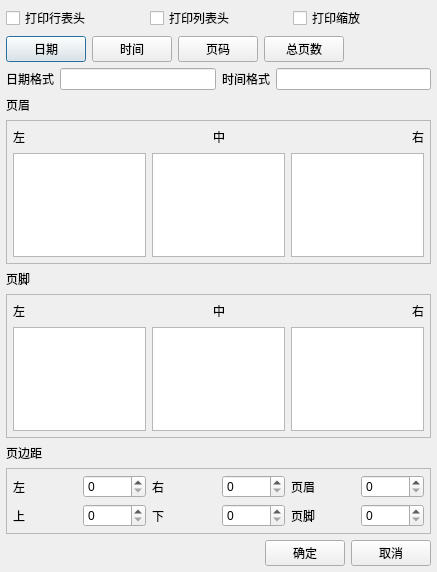
<?xml version="1.0" encoding="UTF-8"?>
<ui version="4.0">
 <class>CPrintConfigDialog</class>
 <widget class="QDialog" name="CPrintConfigDialog">
  <property name="geometry">
   <rect>
    <x>0</x>
    <y>0</y>
    <width>437</width>
    <height>572</height>
   </rect>
  </property>
  <property name="windowTitle">
   <string>打印设置</string>
  </property>
  <layout class="QVBoxLayout" name="verticalLayout_4">
   <property name="leftMargin">
    <number>6</number>
   </property>
   <property name="topMargin">
    <number>6</number>
   </property>
   <property name="rightMargin">
    <number>6</number>
   </property>
   <property name="bottomMargin">
    <number>6</number>
   </property>
   <item>
    <layout class="QHBoxLayout" name="horizontalLayout_14">
     <item>
      <widget class="QCheckBox" name="checkboxHorizontal">
       <property name="text">
        <string>打印行表头</string>
       </property>
      </widget>
     </item>
     <item>
      <widget class="QCheckBox" name="checkboxVertical">
       <property name="text">
        <string>打印列表头</string>
       </property>
      </widget>
     </item>
     <item>
      <widget class="QCheckBox" name="checkboxScale">
       <property name="text">
        <string>打印缩放</string>
       </property>
      </widget>
     </item>
    </layout>
   </item>
   <item>
    <layout class="QHBoxLayout" name="horizontalLayout_9">
     <item>
      <widget class="QPushButton" name="pushButtonDate">
       <property name="text">
        <string>日期</string>
       </property>
      </widget>
     </item>
     <item>
      <widget class="QPushButton" name="pushButtonTime">
       <property name="text">
        <string>时间</string>
       </property>
      </widget>
     </item>
     <item>
      <widget class="QPushButton" name="pushButtonPage">
       <property name="text">
        <string>页码</string>
       </property>
      </widget>
     </item>
     <item>
      <widget class="QPushButton" name="pushButtonPageCount">
       <property name="text">
        <string>总页数</string>
       </property>
      </widget>
     </item>
     <item>
      <spacer name="horizontalSpacer_6">
       <property name="orientation">
        <enum>Qt::Horizontal</enum>
       </property>
       <property name="sizeHint" stdset="0">
        <size>
         <width>40</width>
         <height>20</height>
        </size>
       </property>
      </spacer>
     </item>
    </layout>
   </item>
   <item>
    <layout class="QHBoxLayout" name="horizontalLayout_10">
     <item>
      <widget class="QLabel" name="label">
       <property name="text">
        <string>日期格式</string>
       </property>
      </widget>
     </item>
     <item>
      <widget class="QLineEdit" name="lineEditDateFormat"/>
     </item>
     <item>
      <widget class="QLabel" name="label_2">
       <property name="text">
        <string>时间格式</string>
       </property>
      </widget>
     </item>
     <item>
      <widget class="QLineEdit" name="lineEditTimeFormat"/>
     </item>
    </layout>
   </item>
   <item>
    <widget class="QLabel" name="label_9">
     <property name="text">
      <string>页眉</string>
     </property>
    </widget>
   </item>
   <item>
    <widget class="QFrame" name="frame">
     <property name="frameShape">
      <enum>QFrame::StyledPanel</enum>
     </property>
     <property name="frameShadow">
      <enum>QFrame::Raised</enum>
     </property>
     <layout class="QVBoxLayout" name="verticalLayout">
      <property name="leftMargin">
       <number>6</number>
      </property>
      <property name="topMargin">
       <number>6</number>
      </property>
      <property name="rightMargin">
       <number>6</number>
      </property>
      <property name="bottomMargin">
       <number>6</number>
      </property>
      <item>
       <layout class="QHBoxLayout" name="horizontalLayout_3">
        <item>
         <layout class="QHBoxLayout" name="horizontalLayout">
          <item>
           <widget class="QLabel" name="label_3">
            <property name="text">
             <string>左</string>
            </property>
           </widget>
          </item>
          <item>
           <spacer name="horizontalSpacer">
            <property name="orientation">
             <enum>Qt::Horizontal</enum>
            </property>
            <property name="sizeHint" stdset="0">
             <size>
              <width>40</width>
              <height>20</height>
             </size>
            </property>
           </spacer>
          </item>
         </layout>
        </item>
        <item>
         <widget class="QLabel" name="label_4">
          <property name="text">
           <string>中</string>
          </property>
          <property name="alignment">
           <set>Qt::AlignCenter</set>
          </property>
         </widget>
        </item>
        <item>
         <layout class="QHBoxLayout" name="horizontalLayout_2">
          <item>
           <spacer name="horizontalSpacer_2">
            <property name="orientation">
             <enum>Qt::Horizontal</enum>
            </property>
            <property name="sizeHint" stdset="0">
             <size>
              <width>40</width>
              <height>20</height>
             </size>
            </property>
           </spacer>
          </item>
          <item>
           <widget class="QLabel" name="label_5">
            <property name="layoutDirection">
             <enum>Qt::LeftToRight</enum>
            </property>
            <property name="text">
             <string>右</string>
            </property>
            <property name="alignment">
             <set>Qt::AlignRight|Qt::AlignTrailing|Qt::AlignVCenter</set>
            </property>
           </widget>
          </item>
         </layout>
        </item>
       </layout>
      </item>
      <item>
       <layout class="QHBoxLayout" name="horizontalLayout_4">
        <item>
         <widget class="QTextEdit" name="textEditLeftHeader"/>
        </item>
        <item>
         <widget class="QTextEdit" name="textEditMiddleHeader"/>
        </item>
        <item>
         <widget class="QTextEdit" name="textEditRightHeader"/>
        </item>
       </layout>
      </item>
     </layout>
    </widget>
   </item>
   <item>
    <widget class="QLabel" name="label_10">
     <property name="text">
      <string>页脚</string>
     </property>
    </widget>
   </item>
   <item>
    <widget class="QFrame" name="frame_2">
     <property name="frameShape">
      <enum>QFrame::StyledPanel</enum>
     </property>
     <property name="frameShadow">
      <enum>QFrame::Raised</enum>
     </property>
     <layout class="QVBoxLayout" name="verticalLayout_2">
      <property name="leftMargin">
       <number>6</number>
      </property>
      <property name="topMargin">
       <number>6</number>
      </property>
      <property name="rightMargin">
       <number>6</number>
      </property>
      <property name="bottomMargin">
       <number>6</number>
      </property>
      <item>
       <layout class="QHBoxLayout" name="horizontalLayout_5">
        <item>
         <layout class="QHBoxLayout" name="horizontalLayout_6">
          <item>
           <widget class="QLabel" name="label_6">
            <property name="text">
             <string>左</string>
            </property>
           </widget>
          </item>
          <item>
           <spacer name="horizontalSpacer_3">
            <property name="orientation">
             <enum>Qt::Horizontal</enum>
            </property>
            <property name="sizeHint" stdset="0">
             <size>
              <width>40</width>
              <height>20</height>
             </size>
            </property>
           </spacer>
          </item>
         </layout>
        </item>
        <item>
         <widget class="QLabel" name="label_7">
          <property name="text">
           <string>中</string>
          </property>
          <property name="alignment">
           <set>Qt::AlignCenter</set>
          </property>
         </widget>
        </item>
        <item>
         <layout class="QHBoxLayout" name="horizontalLayout_7">
          <item>
           <spacer name="horizontalSpacer_4">
            <property name="orientation">
             <enum>Qt::Horizontal</enum>
            </property>
            <property name="sizeHint" stdset="0">
             <size>
              <width>40</width>
              <height>20</height>
             </size>
            </property>
           </spacer>
          </item>
          <item>
           <widget class="QLabel" name="label_8">
            <property name="layoutDirection">
             <enum>Qt::LeftToRight</enum>
            </property>
            <property name="text">
             <string>右</string>
            </property>
            <property name="alignment">
             <set>Qt::AlignRight|Qt::AlignTrailing|Qt::AlignVCenter</set>
            </property>
           </widget>
          </item>
         </layout>
        </item>
       </layout>
      </item>
      <item>
       <layout class="QHBoxLayout" name="horizontalLayout_8">
        <item>
         <widget class="QTextEdit" name="textEditLeftFooter"/>
        </item>
        <item>
         <widget class="QTextEdit" name="textEditMiddleFooter"/>
        </item>
        <item>
         <widget class="QTextEdit" name="textEditRightFooter"/>
        </item>
       </layout>
      </item>
     </layout>
    </widget>
   </item>
   <item>
    <widget class="QLabel" name="label_17">
     <property name="text">
      <string>页边距</string>
     </property>
    </widget>
   </item>
   <item>
    <widget class="QFrame" name="frame_3">
     <property name="frameShape">
      <enum>QFrame::StyledPanel</enum>
     </property>
     <property name="frameShadow">
      <enum>QFrame::Raised</enum>
     </property>
     <layout class="QVBoxLayout" name="verticalLayout_3">
      <property name="leftMargin">
       <number>6</number>
      </property>
      <property name="topMargin">
       <number>6</number>
      </property>
      <property name="rightMargin">
       <number>6</number>
      </property>
      <property name="bottomMargin">
       <number>6</number>
      </property>
      <item>
       <layout class="QHBoxLayout" name="horizontalLayout_12">
        <item>
         <widget class="QLabel" name="label_11">
          <property name="text">
           <string>左</string>
          </property>
         </widget>
        </item>
        <item>
         <widget class="QSpinBox" name="spinBoxLeft">
          <property name="maximum">
           <number>300</number>
          </property>
         </widget>
        </item>
        <item>
         <widget class="QLabel" name="label_12">
          <property name="text">
           <string>右</string>
          </property>
         </widget>
        </item>
        <item>
         <widget class="QSpinBox" name="spinBoxRight">
          <property name="maximum">
           <number>300</number>
          </property>
         </widget>
        </item>
        <item>
         <widget class="QLabel" name="label_13">
          <property name="text">
           <string>页眉</string>
          </property>
         </widget>
        </item>
        <item>
         <widget class="QSpinBox" name="spinBoxHeader">
          <property name="maximum">
           <number>300</number>
          </property>
         </widget>
        </item>
       </layout>
      </item>
      <item>
       <layout class="QHBoxLayout" name="horizontalLayout_13">
        <item>
         <widget class="QLabel" name="label_14">
          <property name="text">
           <string>上</string>
          </property>
         </widget>
        </item>
        <item>
         <widget class="QSpinBox" name="spinBoxTop">
          <property name="maximum">
           <number>300</number>
          </property>
         </widget>
        </item>
        <item>
         <widget class="QLabel" name="label_15">
          <property name="text">
           <string>下</string>
          </property>
         </widget>
        </item>
        <item>
         <widget class="QSpinBox" name="spinBoxBottom">
          <property name="maximum">
           <number>300</number>
          </property>
         </widget>
        </item>
        <item>
         <widget class="QLabel" name="label_16">
          <property name="text">
           <string>页脚</string>
          </property>
         </widget>
        </item>
        <item>
         <widget class="QSpinBox" name="spinBoxFooter">
          <property name="maximum">
           <number>300</number>
          </property>
         </widget>
        </item>
       </layout>
      </item>
     </layout>
    </widget>
   </item>
   <item>
    <layout class="QHBoxLayout" name="horizontalLayout_11">
     <item>
      <spacer name="horizontalSpacer_5">
       <property name="orientation">
        <enum>Qt::Horizontal</enum>
       </property>
       <property name="sizeHint" stdset="0">
        <size>
         <width>40</width>
         <height>20</height>
        </size>
       </property>
      </spacer>
     </item>
     <item>
      <widget class="QPushButton" name="pushButtonOk">
       <property name="text">
        <string>确定</string>
       </property>
      </widget>
     </item>
     <item>
      <widget class="QPushButton" name="pushButtonCancel">
       <property name="text">
        <string>取消</string>
       </property>
      </widget>
     </item>
    </layout>
   </item>
  </layout>
 </widget>
 <resources/>
 <connections/>
</ui>
